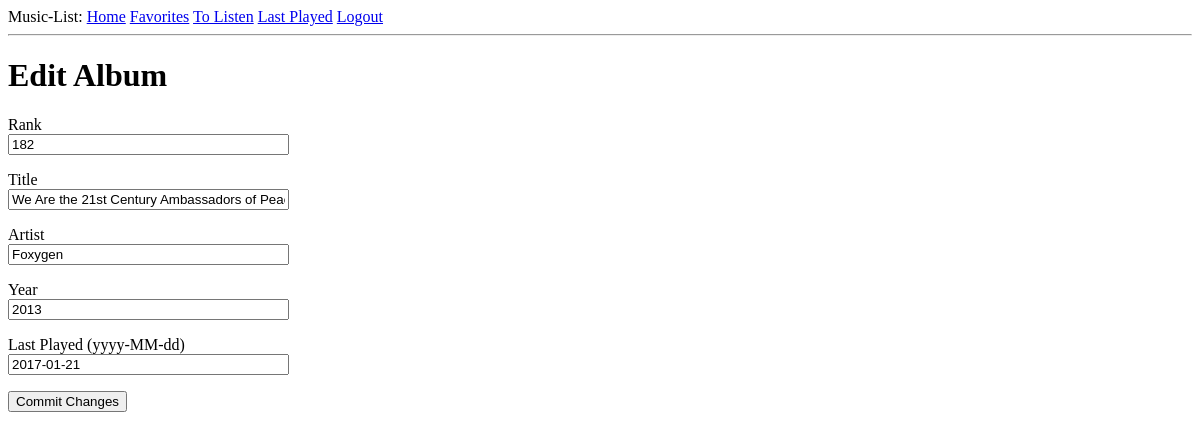
The app's page /favorites/edit/182 (signed in), older data.
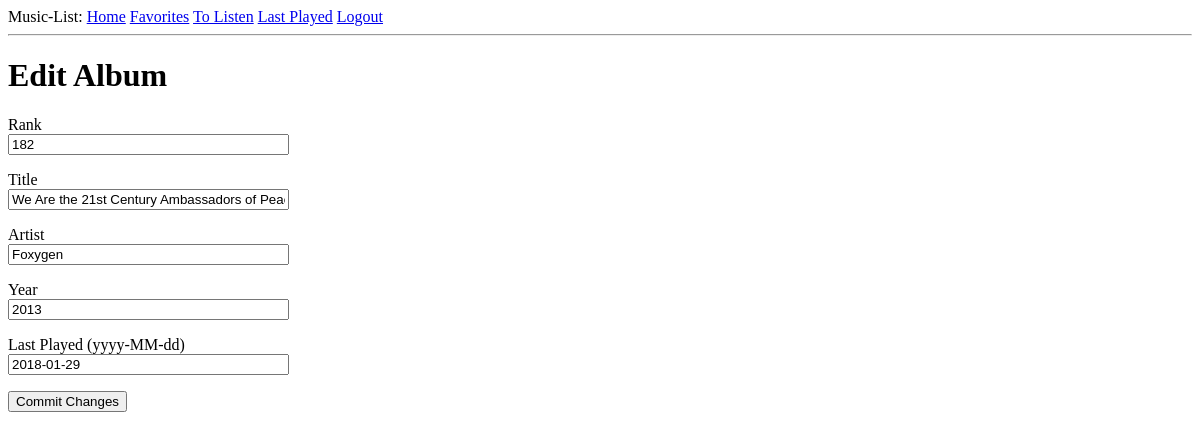
The same page, newer data.
### app/models.py (models this page shows, shortened)
class Album(db.Model):
    __tablename__ = 'albums'
    id = db.Column(db.Integer, primary_key=True)
    rank = db.Column(db.Integer, unique=True)
    title = db.Column(db.String(140))
    artist = db.Column(db.String(140))
    year = db.Column(db.Integer)
    last_played = db.Column(db.DateTime, index=True)
    user_id = db.Column(db.Integer, db.ForeignKey('users.id'))

### app/routes.py (the view, shortened to what this page needs)
@app.route('/favorites/edit/<id>', methods=['GET', 'POST'])
@login_required
def edit(id):
    form = AlbumForm(request.form)
    rankrow = (Album.query
           .filter_by(user_id=current_user.id)
           .filter_by(id=int(id))
           .order_by(Album.rank.desc())
           .limit(1)
           .all()) # do this before POST because we need previous album id
    rank = rankrow[0].rank
    title = rankrow[0].title
    artist = rankrow[0].artist
    year = rankrow[0].year
    last_played = rankrow[0].last_played
    return render_template('editalbum.html',
                           form=form,
                           rank=rank,
                           title=title,
                           artist=artist,
                           year=year,
                           last_played=last_played)

### app/forms.py
class AlbumForm(FlaskForm):
    rank = StringField('Rank', [validators.InputRequired()])
    title = StringField('Title', [validators.InputRequired()])
    artist = StringField('Artist', [validators.InputRequired()])
    year = StringField('Year', [validators.InputRequired()])
    last_played = StringField('Last Played (yyyy-MM-dd)',
                              [validators.InputRequired()])
    submit = SubmitField('Commit Changes')

### app/models.py (called while the page is built)
@login.user_loader
def load_user(id):
    return User.query.get(int(id))

### app/templates/editalbum.html (shortened to what this page needs)
{% extends "base.html" %}
{% block content %}
<h1>Edit Album</h1>
    <form action="" method="post">
        <p>
            {{ form.rank.label }}<br>
            {{ form.rank(value=rank, size=32) }}
        </p>
        <p>
            {{ form.title.label }}<br>
            {{ form.title(value=title, size=32) }}
        </p>
        <p>
            {{ form.artist.label }}<br>
            {{ form.artist(value=artist, size=32) }}
        </p>
        <p>
            {{ form.year.label }}<br>
            {{ form.year(value=year, size=32) }}
        </p>
        <p>
            {{ form.last_played.label }}<br>
            {{ form.last_played(value=last_played.strftime('%Y-%m-%d'), size=32) }}
        </p>
        <p>{{ form.submit() }}</p>
    </form>
{% endblock %}

Row changes from the older to the newer data that the page shows:
changed Album "We Are the 21st Century Ambassadors of Peace & Magic": last_played "2017-01-21" → "2018-01-29"
